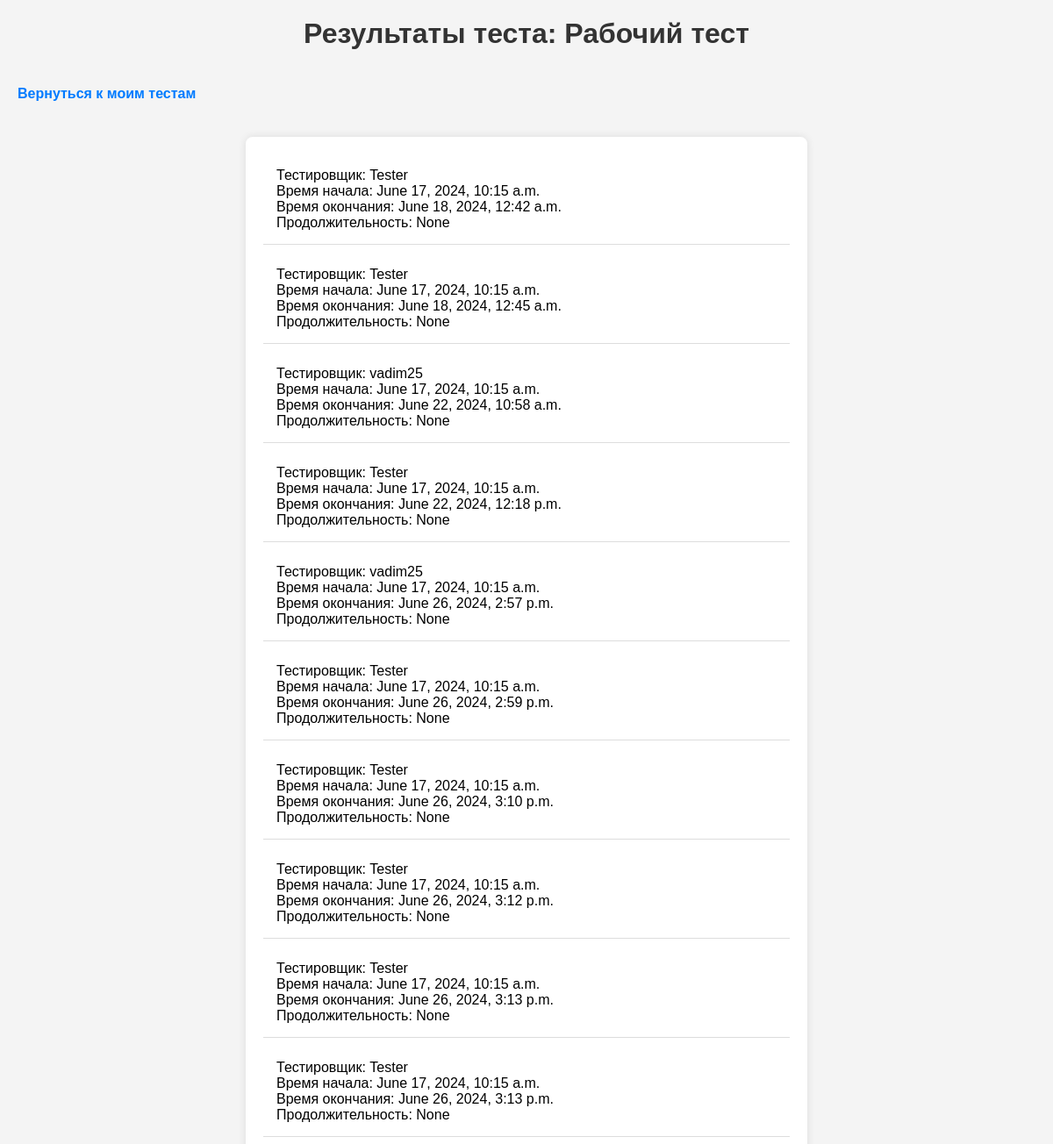
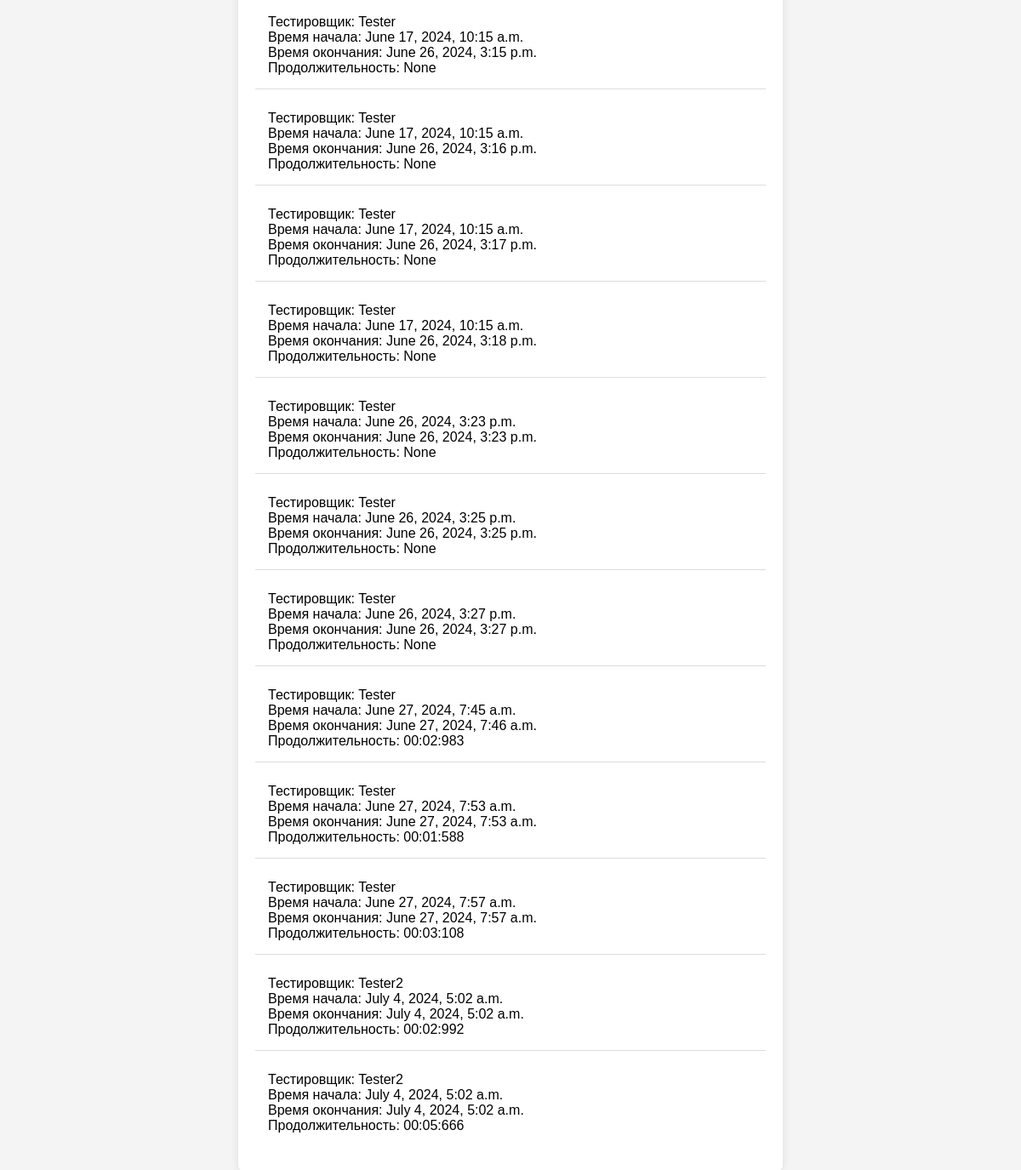
Screenshot of /test_results_detail/?test_id=1 (signed in) with the database file from the repository (2 pictures, top to bottom).
### users/models.py (models this page shows, shortened)
class Test(models.Model):
    user = models.ForeignKey(User, on_delete=models.CASCADE)
    testers = models.ManyToManyField(User, related_name='assigned_tests')
    created_at = models.DateTimeField(auto_now_add=True)
    name = models.CharField(max_length=255, default='Unnamed Test')

class TestResult(models.Model):
    test = models.ForeignKey(Test, on_delete=models.CASCADE, related_name='test_results')
    tester = models.ForeignKey(User, on_delete=models.CASCADE, related_name='test_results')
    start = models.DateTimeField()
    end = models.DateTimeField()
    duration = models.CharField(max_length=12, blank=True, null=True)  # MM:SS:ms

class CustomUser(AbstractUser):
    ROLE_CHOICES = (
        ('author', 'Автор'),
        ('tester', 'Тестировщик'),
    )
    role = models.CharField(max_length=10, choices=ROLE_CHOICES)

### users/views.py (the view)
# urls.py: path('test_results_detail/', views.test_results_detail, name='test_results_detail'),
@login_required
def test_results_detail(request):
    test = get_object_or_404(Test, id=request.GET.get('test_id'))
    if test.user.id == request.user.id:
        test_results = TestResult.objects.filter(test=test)
    else:
        test_results = TestResult.objects.filter(test=test, tester=request.user.id)
    context = {
        'test': test,
        'test_results': test_results
    }
    return render(request, 'tests/test_results_detail.html', context)

### users/templates/tests/test_results_detail.html (shortened to what this page needs)
<!DOCTYPE html>
<html lang="ru">
<head>
    {% load static %}
    <link rel="stylesheet" type="text/css" href="{% static 'styles/tests/test_results_detail.css' %}">
</head>
<body>
    <h1>Результаты теста: {{ test.name }}</h1>
    <a href="{% url 'my_tests' %}">Вернуться к моим тестам</a>
    <ul>
        {% for result in test_results %}
            <li>
                Тестировщик: {{ result.tester.username }} <br>
                Время начала: {{ result.start }} <br>
                Время окончания: {{ result.end }} <br>
                Продолжительность: {{ result.duration }} <br>
            </li>
        {% empty %}
                Тестировщик: Кто-то <br>
                Время начала: 00:00 <br>
                Время окончания: 00:05 <br>
        {% endfor %}
    </ul>
</body>
</html>

### users/static/styles/tests/test_results_detail.css (style rules this page uses)
body { font-family: Arial, sans-serif; background-color: #f4f4f4; margin: 0; padding: 0; }
h1 { color: #333; text-align: center; margin-top: 20px; }
a { display: inline-block; margin: 20px; color: #007BFF; text-decoration: none; font-weight: bold; }
ul { list-style: none; padding: 0; max-width: 600px; margin: 20px auto; background: #fff; padding: 20px; box-shadow: 0 0 10px rgba(0, 0, 0, 0.1); border-radius: 8px; }
li { background: #fff; padding: 15px; margin-bottom: 10px; border-bottom: 1px solid #ddd; }
li:last-child { border-bottom: none; }

### rows the page displays
Test: name "Рабочий тест"
TestResult: tester.username "Tester", start "June 17, 2024, 10:15 a.m.", end "June 18, 2024, 12:42 a.m.", duration "None"
TestResult: tester.username "Tester", start "June 17, 2024, 10:15 a.m.", end "June 18, 2024, 12:45 a.m.", duration "None"
TestResult: tester.username "vadim25", start "June 17, 2024, 10:15 a.m.", end "June 22, 2024, 10:58 a.m.", duration "None"
TestResult: tester.username "Tester", start "June 17, 2024, 10:15 a.m.", end "June 22, 2024, 12:18 p.m.", duration "None"
TestResult: tester.username "vadim25", start "June 17, 2024, 10:15 a.m.", end "June 26, 2024, 2:57 p.m.", duration "None"
TestResult: tester.username "Tester", start "June 17, 2024, 10:15 a.m.", end "June 26, 2024, 2:59 p.m.", duration "None"
TestResult: tester.username "Tester", start "June 17, 2024, 10:15 a.m.", end "June 26, 2024, 3:10 p.m.", duration "None"
TestResult: tester.username "Tester", start "June 17, 2024, 10:15 a.m.", end "June 26, 2024, 3:12 p.m.", duration "None"
TestResult: tester.username "Tester", start "June 17, 2024, 10:15 a.m.", end "June 26, 2024, 3:13 p.m.", duration "None"
TestResult: tester.username "Tester", start "June 17, 2024, 10:15 a.m.", end "June 26, 2024, 3:13 p.m.", duration "None"
TestResult: tester.username "Tester", start "June 17, 2024, 10:15 a.m.", end "June 26, 2024, 3:15 p.m.", duration "None"
TestResult: tester.username "Tester", start "June 17, 2024, 10:15 a.m.", end "June 26, 2024, 3:16 p.m.", duration "None"
TestResult: tester.username "Tester", start "June 17, 2024, 10:15 a.m.", end "June 26, 2024, 3:17 p.m.", duration "None"
TestResult: tester.username "Tester", start "June 17, 2024, 10:15 a.m.", end "June 26, 2024, 3:18 p.m.", duration "None"
TestResult: tester.username "Tester", start "June 26, 2024, 3:23 p.m.", end "June 26, 2024, 3:23 p.m.", duration "None"
TestResult: tester.username "Tester", start "June 26, 2024, 3:25 p.m.", end "June 26, 2024, 3:25 p.m.", duration "None"
TestResult: tester.username "Tester", start "June 26, 2024, 3:27 p.m.", end "June 26, 2024, 3:27 p.m.", duration "None"
TestResult: tester.username "Tester", start "June 27, 2024, 7:45 a.m.", end "June 27, 2024, 7:46 a.m.", duration "00:02:983"
TestResult: tester.username "Tester", start "June 27, 2024, 7:53 a.m.", end "June 27, 2024, 7:53 a.m.", duration "00:01:588"
TestResult: tester.username "Tester", start "June 27, 2024, 7:57 a.m.", end "June 27, 2024, 7:57 a.m.", duration "00:03:108"
TestResult: tester.username "Tester2", start "July 4, 2024, 5:02 a.m.", end "July 4, 2024, 5:02 a.m.", duration "00:02:992"
TestResult: tester.username "Tester2", start "July 4, 2024, 5:02 a.m.", end "July 4, 2024, 5:02 a.m.", duration "00:05:666"
